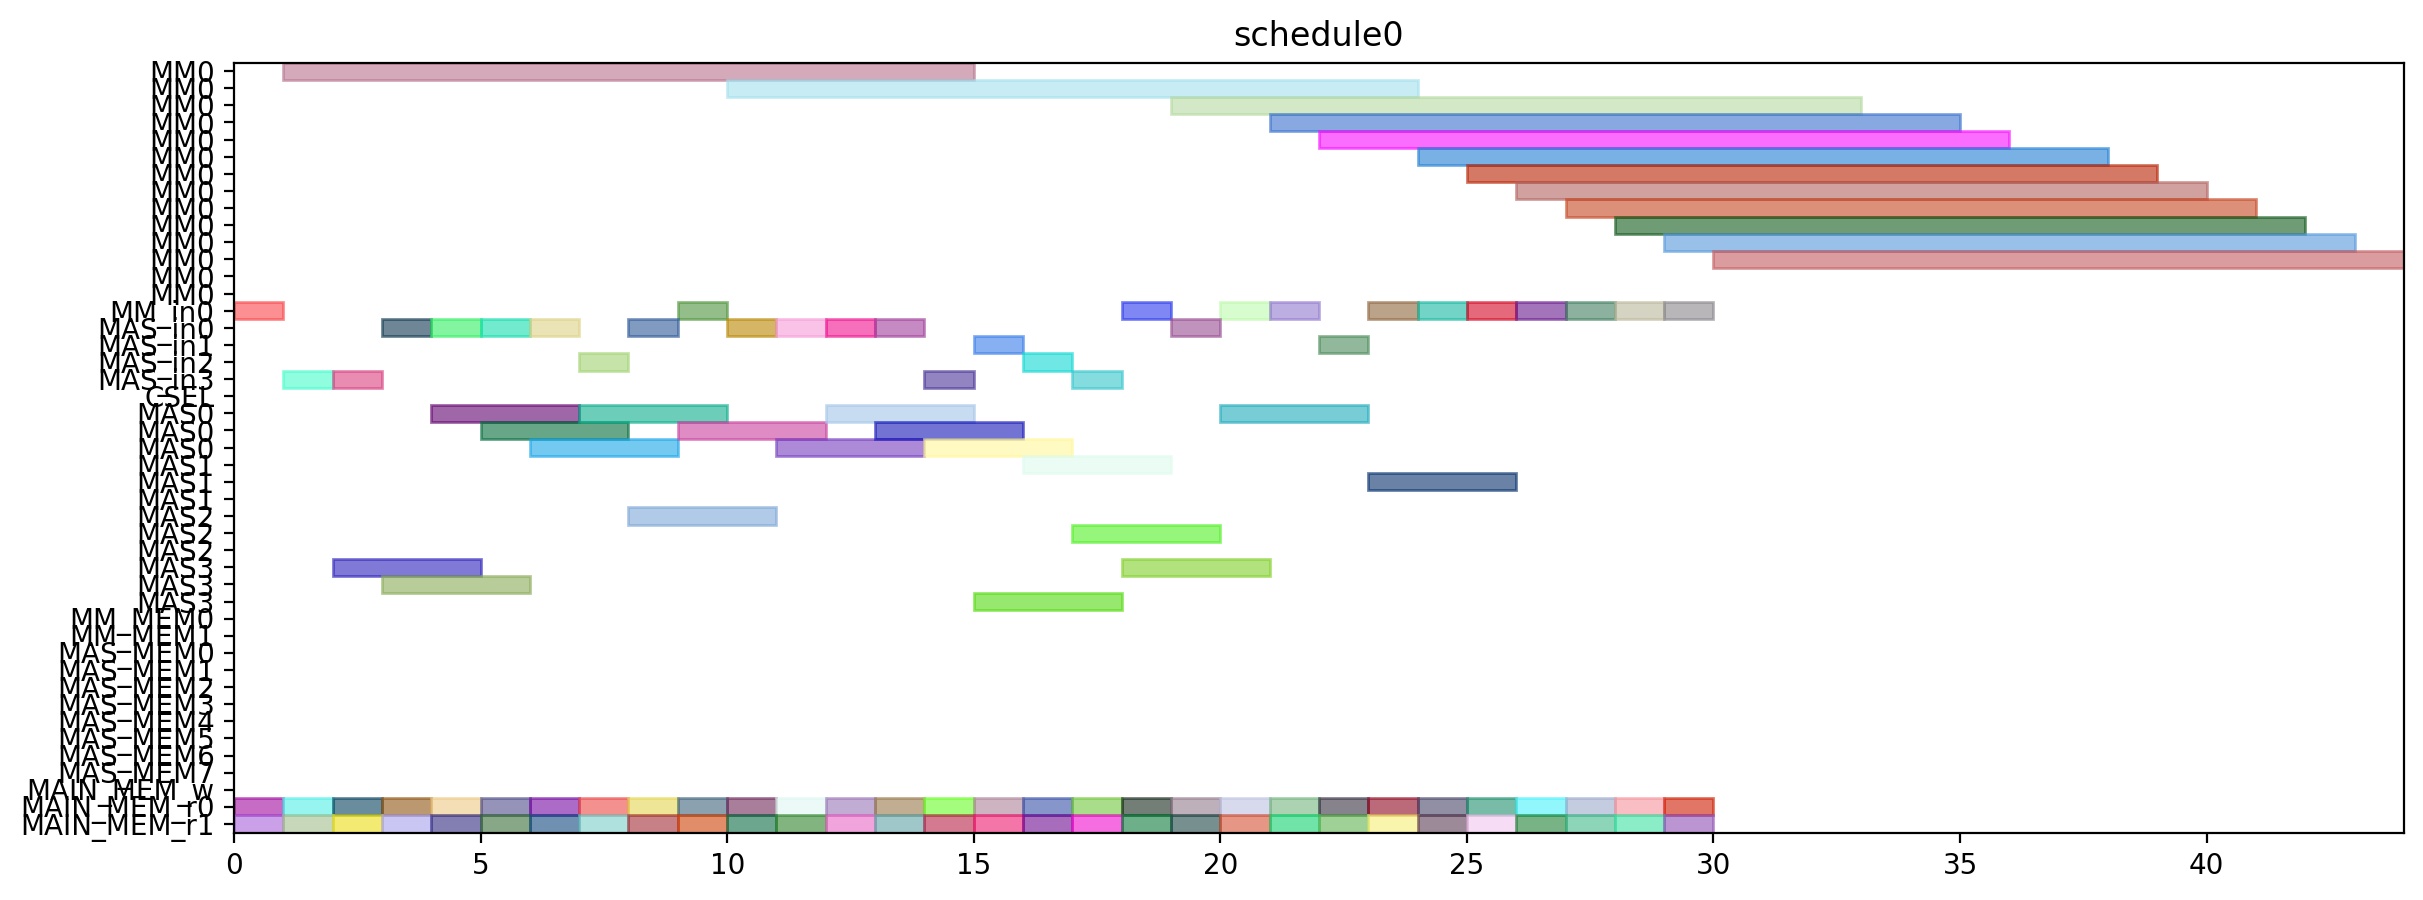

Recreate this plot in Python.
from pyschedule import Scenario, solvers, plotters, alt


def solve():
	horizon = 120
	S = Scenario("schedule0", horizon=horizon)

	# resource
	MM = S.Resources('MM', num=1, size=14)
	MM_in = S.Resources('MM_in', num=1)
	MAS_in = S.Resources('MAS_in', num=4)
	CSEL = S.Resource('CSEL')
	MAS = S.Resources('MAS', num=4, size=3, periods=range(1, horizon))
	MM_MEM = S.Resources('MM_MEM', num=2)
	MAS_MEM = S.Resources('MAS_MEM', num=8)
	MAIN_MEM_w = S.Resource('MAIN_MEM_w', size=1)
	MAIN_MEM_r = S.Resources('MAIN_MEM_r', num=2)

	# result of previous scheduling

	# new tasks
	T1_t0 = S.Task('T1_t0', length=3, delay_cost=1)
	T1_t0 += alt(MAS)
	T1_t0_in = S.Task('T1_t0_in', length=1, delay_cost=1)
	T1_t0_in += alt(MAS_in)
	S += T1_t0_in*MAS_in[0]<=T1_t0*MAS[0]

	S += T1_t0_in*MAS_in[1]<=T1_t0*MAS[1]

	S += T1_t0_in*MAS_in[2]<=T1_t0*MAS[2]

	S += T1_t0_in*MAS_in[3]<=T1_t0*MAS[3]

	T1_t0_mem0 = S.Task('T1_t0_mem0', length=1, delay_cost=1)
	T1_t0_mem0 += MAIN_MEM_r[0]
	S += T1_t0_mem0 <= T1_t0

	T1_t0_mem1 = S.Task('T1_t0_mem1', length=1, delay_cost=1)
	T1_t0_mem1 += MAIN_MEM_r[1]
	S += T1_t0_mem1 <= T1_t0

	T1_t1 = S.Task('T1_t1', length=3, delay_cost=1)
	T1_t1 += alt(MAS)
	T1_t1_in = S.Task('T1_t1_in', length=1, delay_cost=1)
	T1_t1_in += alt(MAS_in)
	S += T1_t1_in*MAS_in[0]<=T1_t1*MAS[0]

	S += T1_t1_in*MAS_in[1]<=T1_t1*MAS[1]

	S += T1_t1_in*MAS_in[2]<=T1_t1*MAS[2]

	S += T1_t1_in*MAS_in[3]<=T1_t1*MAS[3]

	T1_t1_mem0 = S.Task('T1_t1_mem0', length=1, delay_cost=1)
	T1_t1_mem0 += MAIN_MEM_r[0]
	S += T1_t1_mem0 <= T1_t1

	T1_t1_mem1 = S.Task('T1_t1_mem1', length=1, delay_cost=1)
	T1_t1_mem1 += MAIN_MEM_r[1]
	S += T1_t1_mem1 <= T1_t1

	T1_t3 = S.Task('T1_t3', length=14, delay_cost=1)
	T1_t3 += alt(MM)
	T1_t3_in = S.Task('T1_t3_in', length=1, delay_cost=1)
	T1_t3_in += alt(MM_in)
	S += T1_t3_in*MM_in[0]<=T1_t3*MM[0]
	T1_t3_mem0 = S.Task('T1_t3_mem0', length=1, delay_cost=1)
	T1_t3_mem0 += MAIN_MEM_r[0]
	S += T1_t3_mem0 <= T1_t3

	T1_t3_mem1 = S.Task('T1_t3_mem1', length=1, delay_cost=1)
	T1_t3_mem1 += MAIN_MEM_r[1]
	S += T1_t3_mem1 <= T1_t3

	T2_t0 = S.Task('T2_t0', length=14, delay_cost=1)
	T2_t0 += alt(MM)
	T2_t0_in = S.Task('T2_t0_in', length=1, delay_cost=1)
	T2_t0_in += alt(MM_in)
	S += T2_t0_in*MM_in[0]<=T2_t0*MM[0]
	T2_t0_mem0 = S.Task('T2_t0_mem0', length=1, delay_cost=1)
	T2_t0_mem0 += MAIN_MEM_r[0]
	S += T2_t0_mem0 <= T2_t0

	T2_t0_mem1 = S.Task('T2_t0_mem1', length=1, delay_cost=1)
	T2_t0_mem1 += MAIN_MEM_r[1]
	S += T2_t0_mem1 <= T2_t0

	T2_t1 = S.Task('T2_t1', length=14, delay_cost=1)
	T2_t1 += alt(MM)
	T2_t1_in = S.Task('T2_t1_in', length=1, delay_cost=1)
	T2_t1_in += alt(MM_in)
	S += T2_t1_in*MM_in[0]<=T2_t1*MM[0]
	T2_t1_mem0 = S.Task('T2_t1_mem0', length=1, delay_cost=1)
	T2_t1_mem0 += MAIN_MEM_r[0]
	S += T2_t1_mem0 <= T2_t1

	T2_t1_mem1 = S.Task('T2_t1_mem1', length=1, delay_cost=1)
	T2_t1_mem1 += MAIN_MEM_r[1]
	S += T2_t1_mem1 <= T2_t1

	T2_t2 = S.Task('T2_t2', length=3, delay_cost=1)
	T2_t2 += alt(MAS)
	T2_t2_in = S.Task('T2_t2_in', length=1, delay_cost=1)
	T2_t2_in += alt(MAS_in)
	S += T2_t2_in*MAS_in[0]<=T2_t2*MAS[0]

	S += T2_t2_in*MAS_in[1]<=T2_t2*MAS[1]

	S += T2_t2_in*MAS_in[2]<=T2_t2*MAS[2]

	S += T2_t2_in*MAS_in[3]<=T2_t2*MAS[3]

	T2_t2_mem0 = S.Task('T2_t2_mem0', length=1, delay_cost=1)
	T2_t2_mem0 += MAIN_MEM_r[0]
	S += T2_t2_mem0 <= T2_t2

	T2_t2_mem1 = S.Task('T2_t2_mem1', length=1, delay_cost=1)
	T2_t2_mem1 += MAIN_MEM_r[1]
	S += T2_t2_mem1 <= T2_t2

	T2_t3 = S.Task('T2_t3', length=3, delay_cost=1)
	T2_t3 += alt(MAS)
	T2_t3_in = S.Task('T2_t3_in', length=1, delay_cost=1)
	T2_t3_in += alt(MAS_in)
	S += T2_t3_in*MAS_in[0]<=T2_t3*MAS[0]

	S += T2_t3_in*MAS_in[1]<=T2_t3*MAS[1]

	S += T2_t3_in*MAS_in[2]<=T2_t3*MAS[2]

	S += T2_t3_in*MAS_in[3]<=T2_t3*MAS[3]

	T2_t3_mem0 = S.Task('T2_t3_mem0', length=1, delay_cost=1)
	T2_t3_mem0 += MAIN_MEM_r[0]
	S += T2_t3_mem0 <= T2_t3

	T2_t3_mem1 = S.Task('T2_t3_mem1', length=1, delay_cost=1)
	T2_t3_mem1 += MAIN_MEM_r[1]
	S += T2_t3_mem1 <= T2_t3

	T3_t0 = S.Task('T3_t0', length=14, delay_cost=1)
	T3_t0 += alt(MM)
	T3_t0_in = S.Task('T3_t0_in', length=1, delay_cost=1)
	T3_t0_in += alt(MM_in)
	S += T3_t0_in*MM_in[0]<=T3_t0*MM[0]
	T3_t0_mem0 = S.Task('T3_t0_mem0', length=1, delay_cost=1)
	T3_t0_mem0 += MAIN_MEM_r[0]
	S += T3_t0_mem0 <= T3_t0

	T3_t0_mem1 = S.Task('T3_t0_mem1', length=1, delay_cost=1)
	T3_t0_mem1 += MAIN_MEM_r[1]
	S += T3_t0_mem1 <= T3_t0

	T3_t1 = S.Task('T3_t1', length=14, delay_cost=1)
	T3_t1 += alt(MM)
	T3_t1_in = S.Task('T3_t1_in', length=1, delay_cost=1)
	T3_t1_in += alt(MM_in)
	S += T3_t1_in*MM_in[0]<=T3_t1*MM[0]
	T3_t1_mem0 = S.Task('T3_t1_mem0', length=1, delay_cost=1)
	T3_t1_mem0 += MAIN_MEM_r[0]
	S += T3_t1_mem0 <= T3_t1

	T3_t1_mem1 = S.Task('T3_t1_mem1', length=1, delay_cost=1)
	T3_t1_mem1 += MAIN_MEM_r[1]
	S += T3_t1_mem1 <= T3_t1

	T3_t2 = S.Task('T3_t2', length=3, delay_cost=1)
	T3_t2 += alt(MAS)
	T3_t2_in = S.Task('T3_t2_in', length=1, delay_cost=1)
	T3_t2_in += alt(MAS_in)
	S += T3_t2_in*MAS_in[0]<=T3_t2*MAS[0]

	S += T3_t2_in*MAS_in[1]<=T3_t2*MAS[1]

	S += T3_t2_in*MAS_in[2]<=T3_t2*MAS[2]

	S += T3_t2_in*MAS_in[3]<=T3_t2*MAS[3]

	T3_t2_mem0 = S.Task('T3_t2_mem0', length=1, delay_cost=1)
	T3_t2_mem0 += MAIN_MEM_r[0]
	S += T3_t2_mem0 <= T3_t2

	T3_t2_mem1 = S.Task('T3_t2_mem1', length=1, delay_cost=1)
	T3_t2_mem1 += MAIN_MEM_r[1]
	S += T3_t2_mem1 <= T3_t2

	T3_t3 = S.Task('T3_t3', length=3, delay_cost=1)
	T3_t3 += alt(MAS)
	T3_t3_in = S.Task('T3_t3_in', length=1, delay_cost=1)
	T3_t3_in += alt(MAS_in)
	S += T3_t3_in*MAS_in[0]<=T3_t3*MAS[0]

	S += T3_t3_in*MAS_in[1]<=T3_t3*MAS[1]

	S += T3_t3_in*MAS_in[2]<=T3_t3*MAS[2]

	S += T3_t3_in*MAS_in[3]<=T3_t3*MAS[3]

	T3_t3_mem0 = S.Task('T3_t3_mem0', length=1, delay_cost=1)
	T3_t3_mem0 += MAIN_MEM_r[0]
	S += T3_t3_mem0 <= T3_t3

	T3_t3_mem1 = S.Task('T3_t3_mem1', length=1, delay_cost=1)
	T3_t3_mem1 += MAIN_MEM_r[1]
	S += T3_t3_mem1 <= T3_t3

	T4_t0 = S.Task('T4_t0', length=14, delay_cost=1)
	T4_t0 += alt(MM)
	T4_t0_in = S.Task('T4_t0_in', length=1, delay_cost=1)
	T4_t0_in += alt(MM_in)
	S += T4_t0_in*MM_in[0]<=T4_t0*MM[0]
	T4_t0_mem0 = S.Task('T4_t0_mem0', length=1, delay_cost=1)
	T4_t0_mem0 += MAIN_MEM_r[0]
	S += T4_t0_mem0 <= T4_t0

	T4_t0_mem1 = S.Task('T4_t0_mem1', length=1, delay_cost=1)
	T4_t0_mem1 += MAIN_MEM_r[1]
	S += T4_t0_mem1 <= T4_t0

	T4_t1 = S.Task('T4_t1', length=14, delay_cost=1)
	T4_t1 += alt(MM)
	T4_t1_in = S.Task('T4_t1_in', length=1, delay_cost=1)
	T4_t1_in += alt(MM_in)
	S += T4_t1_in*MM_in[0]<=T4_t1*MM[0]
	T4_t1_mem0 = S.Task('T4_t1_mem0', length=1, delay_cost=1)
	T4_t1_mem0 += MAIN_MEM_r[0]
	S += T4_t1_mem0 <= T4_t1

	T4_t1_mem1 = S.Task('T4_t1_mem1', length=1, delay_cost=1)
	T4_t1_mem1 += MAIN_MEM_r[1]
	S += T4_t1_mem1 <= T4_t1

	T4_t2 = S.Task('T4_t2', length=3, delay_cost=1)
	T4_t2 += alt(MAS)
	T4_t2_in = S.Task('T4_t2_in', length=1, delay_cost=1)
	T4_t2_in += alt(MAS_in)
	S += T4_t2_in*MAS_in[0]<=T4_t2*MAS[0]

	S += T4_t2_in*MAS_in[1]<=T4_t2*MAS[1]

	S += T4_t2_in*MAS_in[2]<=T4_t2*MAS[2]

	S += T4_t2_in*MAS_in[3]<=T4_t2*MAS[3]

	T4_t2_mem0 = S.Task('T4_t2_mem0', length=1, delay_cost=1)
	T4_t2_mem0 += MAIN_MEM_r[0]
	S += T4_t2_mem0 <= T4_t2

	T4_t2_mem1 = S.Task('T4_t2_mem1', length=1, delay_cost=1)
	T4_t2_mem1 += MAIN_MEM_r[1]
	S += T4_t2_mem1 <= T4_t2

	T4_t3 = S.Task('T4_t3', length=3, delay_cost=1)
	T4_t3 += alt(MAS)
	T4_t3_in = S.Task('T4_t3_in', length=1, delay_cost=1)
	T4_t3_in += alt(MAS_in)
	S += T4_t3_in*MAS_in[0]<=T4_t3*MAS[0]

	S += T4_t3_in*MAS_in[1]<=T4_t3*MAS[1]

	S += T4_t3_in*MAS_in[2]<=T4_t3*MAS[2]

	S += T4_t3_in*MAS_in[3]<=T4_t3*MAS[3]

	T4_t3_mem0 = S.Task('T4_t3_mem0', length=1, delay_cost=1)
	T4_t3_mem0 += MAIN_MEM_r[0]
	S += T4_t3_mem0 <= T4_t3

	T4_t3_mem1 = S.Task('T4_t3_mem1', length=1, delay_cost=1)
	T4_t3_mem1 += MAIN_MEM_r[1]
	S += T4_t3_mem1 <= T4_t3

	T5_t0 = S.Task('T5_t0', length=3, delay_cost=1)
	T5_t0 += alt(MAS)
	T5_t0_in = S.Task('T5_t0_in', length=1, delay_cost=1)
	T5_t0_in += alt(MAS_in)
	S += T5_t0_in*MAS_in[0]<=T5_t0*MAS[0]

	S += T5_t0_in*MAS_in[1]<=T5_t0*MAS[1]

	S += T5_t0_in*MAS_in[2]<=T5_t0*MAS[2]

	S += T5_t0_in*MAS_in[3]<=T5_t0*MAS[3]

	T5_t0_mem0 = S.Task('T5_t0_mem0', length=1, delay_cost=1)
	T5_t0_mem0 += MAIN_MEM_r[0]
	S += T5_t0_mem0 <= T5_t0

	T5_t0_mem1 = S.Task('T5_t0_mem1', length=1, delay_cost=1)
	T5_t0_mem1 += MAIN_MEM_r[1]
	S += T5_t0_mem1 <= T5_t0

	T5_t1 = S.Task('T5_t1', length=3, delay_cost=1)
	T5_t1 += alt(MAS)
	T5_t1_in = S.Task('T5_t1_in', length=1, delay_cost=1)
	T5_t1_in += alt(MAS_in)
	S += T5_t1_in*MAS_in[0]<=T5_t1*MAS[0]

	S += T5_t1_in*MAS_in[1]<=T5_t1*MAS[1]

	S += T5_t1_in*MAS_in[2]<=T5_t1*MAS[2]

	S += T5_t1_in*MAS_in[3]<=T5_t1*MAS[3]

	T5_t1_mem0 = S.Task('T5_t1_mem0', length=1, delay_cost=1)
	T5_t1_mem0 += MAIN_MEM_r[0]
	S += T5_t1_mem0 <= T5_t1

	T5_t1_mem1 = S.Task('T5_t1_mem1', length=1, delay_cost=1)
	T5_t1_mem1 += MAIN_MEM_r[1]
	S += T5_t1_mem1 <= T5_t1

	T5_t3 = S.Task('T5_t3', length=14, delay_cost=1)
	T5_t3 += alt(MM)
	T5_t3_in = S.Task('T5_t3_in', length=1, delay_cost=1)
	T5_t3_in += alt(MM_in)
	S += T5_t3_in*MM_in[0]<=T5_t3*MM[0]
	T5_t3_mem0 = S.Task('T5_t3_mem0', length=1, delay_cost=1)
	T5_t3_mem0 += MAIN_MEM_r[0]
	S += T5_t3_mem0 <= T5_t3

	T5_t3_mem1 = S.Task('T5_t3_mem1', length=1, delay_cost=1)
	T5_t3_mem1 += MAIN_MEM_r[1]
	S += T5_t3_mem1 <= T5_t3

	T6_t0 = S.Task('T6_t0', length=14, delay_cost=1)
	T6_t0 += alt(MM)
	T6_t0_in = S.Task('T6_t0_in', length=1, delay_cost=1)
	T6_t0_in += alt(MM_in)
	S += T6_t0_in*MM_in[0]<=T6_t0*MM[0]
	T6_t0_mem0 = S.Task('T6_t0_mem0', length=1, delay_cost=1)
	T6_t0_mem0 += MAIN_MEM_r[0]
	S += T6_t0_mem0 <= T6_t0

	T6_t0_mem1 = S.Task('T6_t0_mem1', length=1, delay_cost=1)
	T6_t0_mem1 += MAIN_MEM_r[1]
	S += T6_t0_mem1 <= T6_t0

	T6_t1 = S.Task('T6_t1', length=14, delay_cost=1)
	T6_t1 += alt(MM)
	T6_t1_in = S.Task('T6_t1_in', length=1, delay_cost=1)
	T6_t1_in += alt(MM_in)
	S += T6_t1_in*MM_in[0]<=T6_t1*MM[0]
	T6_t1_mem0 = S.Task('T6_t1_mem0', length=1, delay_cost=1)
	T6_t1_mem0 += MAIN_MEM_r[0]
	S += T6_t1_mem0 <= T6_t1

	T6_t1_mem1 = S.Task('T6_t1_mem1', length=1, delay_cost=1)
	T6_t1_mem1 += MAIN_MEM_r[1]
	S += T6_t1_mem1 <= T6_t1

	T6_t2 = S.Task('T6_t2', length=3, delay_cost=1)
	T6_t2 += alt(MAS)
	T6_t2_in = S.Task('T6_t2_in', length=1, delay_cost=1)
	T6_t2_in += alt(MAS_in)
	S += T6_t2_in*MAS_in[0]<=T6_t2*MAS[0]

	S += T6_t2_in*MAS_in[1]<=T6_t2*MAS[1]

	S += T6_t2_in*MAS_in[2]<=T6_t2*MAS[2]

	S += T6_t2_in*MAS_in[3]<=T6_t2*MAS[3]

	T6_t2_mem0 = S.Task('T6_t2_mem0', length=1, delay_cost=1)
	T6_t2_mem0 += MAIN_MEM_r[0]
	S += T6_t2_mem0 <= T6_t2

	T6_t2_mem1 = S.Task('T6_t2_mem1', length=1, delay_cost=1)
	T6_t2_mem1 += MAIN_MEM_r[1]
	S += T6_t2_mem1 <= T6_t2

	T6_t3 = S.Task('T6_t3', length=3, delay_cost=1)
	T6_t3 += alt(MAS)
	T6_t3_in = S.Task('T6_t3_in', length=1, delay_cost=1)
	T6_t3_in += alt(MAS_in)
	S += T6_t3_in*MAS_in[0]<=T6_t3*MAS[0]

	S += T6_t3_in*MAS_in[1]<=T6_t3*MAS[1]

	S += T6_t3_in*MAS_in[2]<=T6_t3*MAS[2]

	S += T6_t3_in*MAS_in[3]<=T6_t3*MAS[3]

	T6_t3_mem0 = S.Task('T6_t3_mem0', length=1, delay_cost=1)
	T6_t3_mem0 += MAIN_MEM_r[0]
	S += T6_t3_mem0 <= T6_t3

	T6_t3_mem1 = S.Task('T6_t3_mem1', length=1, delay_cost=1)
	T6_t3_mem1 += MAIN_MEM_r[1]
	S += T6_t3_mem1 <= T6_t3

	T7_t0 = S.Task('T7_t0', length=14, delay_cost=1)
	T7_t0 += alt(MM)
	T7_t0_in = S.Task('T7_t0_in', length=1, delay_cost=1)
	T7_t0_in += alt(MM_in)
	S += T7_t0_in*MM_in[0]<=T7_t0*MM[0]
	T7_t0_mem0 = S.Task('T7_t0_mem0', length=1, delay_cost=1)
	T7_t0_mem0 += MAIN_MEM_r[0]
	S += T7_t0_mem0 <= T7_t0

	T7_t0_mem1 = S.Task('T7_t0_mem1', length=1, delay_cost=1)
	T7_t0_mem1 += MAIN_MEM_r[1]
	S += T7_t0_mem1 <= T7_t0

	T7_t1 = S.Task('T7_t1', length=14, delay_cost=1)
	T7_t1 += alt(MM)
	T7_t1_in = S.Task('T7_t1_in', length=1, delay_cost=1)
	T7_t1_in += alt(MM_in)
	S += T7_t1_in*MM_in[0]<=T7_t1*MM[0]
	T7_t1_mem0 = S.Task('T7_t1_mem0', length=1, delay_cost=1)
	T7_t1_mem0 += MAIN_MEM_r[0]
	S += T7_t1_mem0 <= T7_t1

	T7_t1_mem1 = S.Task('T7_t1_mem1', length=1, delay_cost=1)
	T7_t1_mem1 += MAIN_MEM_r[1]
	S += T7_t1_mem1 <= T7_t1

	T7_t2 = S.Task('T7_t2', length=3, delay_cost=1)
	T7_t2 += alt(MAS)
	T7_t2_in = S.Task('T7_t2_in', length=1, delay_cost=1)
	T7_t2_in += alt(MAS_in)
	S += T7_t2_in*MAS_in[0]<=T7_t2*MAS[0]

	S += T7_t2_in*MAS_in[1]<=T7_t2*MAS[1]

	S += T7_t2_in*MAS_in[2]<=T7_t2*MAS[2]

	S += T7_t2_in*MAS_in[3]<=T7_t2*MAS[3]

	T7_t2_mem0 = S.Task('T7_t2_mem0', length=1, delay_cost=1)
	T7_t2_mem0 += MAIN_MEM_r[0]
	S += T7_t2_mem0 <= T7_t2

	T7_t2_mem1 = S.Task('T7_t2_mem1', length=1, delay_cost=1)
	T7_t2_mem1 += MAIN_MEM_r[1]
	S += T7_t2_mem1 <= T7_t2

	T7_t3 = S.Task('T7_t3', length=3, delay_cost=1)
	T7_t3 += alt(MAS)
	T7_t3_in = S.Task('T7_t3_in', length=1, delay_cost=1)
	T7_t3_in += alt(MAS_in)
	S += T7_t3_in*MAS_in[0]<=T7_t3*MAS[0]

	S += T7_t3_in*MAS_in[1]<=T7_t3*MAS[1]

	S += T7_t3_in*MAS_in[2]<=T7_t3*MAS[2]

	S += T7_t3_in*MAS_in[3]<=T7_t3*MAS[3]

	T7_t3_mem0 = S.Task('T7_t3_mem0', length=1, delay_cost=1)
	T7_t3_mem0 += MAIN_MEM_r[0]
	S += T7_t3_mem0 <= T7_t3

	T7_t3_mem1 = S.Task('T7_t3_mem1', length=1, delay_cost=1)
	T7_t3_mem1 += MAIN_MEM_r[1]
	S += T7_t3_mem1 <= T7_t3

	T8_t2 = S.Task('T8_t2', length=3, delay_cost=1)
	T8_t2 += alt(MAS)
	T8_t2_in = S.Task('T8_t2_in', length=1, delay_cost=1)
	T8_t2_in += alt(MAS_in)
	S += T8_t2_in*MAS_in[0]<=T8_t2*MAS[0]

	S += T8_t2_in*MAS_in[1]<=T8_t2*MAS[1]

	S += T8_t2_in*MAS_in[2]<=T8_t2*MAS[2]

	S += T8_t2_in*MAS_in[3]<=T8_t2*MAS[3]

	T8_t2_mem0 = S.Task('T8_t2_mem0', length=1, delay_cost=1)
	T8_t2_mem0 += MAIN_MEM_r[0]
	S += T8_t2_mem0 <= T8_t2

	T8_t2_mem1 = S.Task('T8_t2_mem1', length=1, delay_cost=1)
	T8_t2_mem1 += MAIN_MEM_r[1]
	S += T8_t2_mem1 <= T8_t2

	T9_t2 = S.Task('T9_t2', length=3, delay_cost=1)
	T9_t2 += alt(MAS)
	T9_t2_in = S.Task('T9_t2_in', length=1, delay_cost=1)
	T9_t2_in += alt(MAS_in)
	S += T9_t2_in*MAS_in[0]<=T9_t2*MAS[0]

	S += T9_t2_in*MAS_in[1]<=T9_t2*MAS[1]

	S += T9_t2_in*MAS_in[2]<=T9_t2*MAS[2]

	S += T9_t2_in*MAS_in[3]<=T9_t2*MAS[3]

	T9_t2_mem0 = S.Task('T9_t2_mem0', length=1, delay_cost=1)
	T9_t2_mem0 += MAIN_MEM_r[0]
	S += T9_t2_mem0 <= T9_t2

	T9_t2_mem1 = S.Task('T9_t2_mem1', length=1, delay_cost=1)
	T9_t2_mem1 += MAIN_MEM_r[1]
	S += T9_t2_mem1 <= T9_t2

	T10_t2 = S.Task('T10_t2', length=3, delay_cost=1)
	T10_t2 += alt(MAS)
	T10_t2_in = S.Task('T10_t2_in', length=1, delay_cost=1)
	T10_t2_in += alt(MAS_in)
	S += T10_t2_in*MAS_in[0]<=T10_t2*MAS[0]

	S += T10_t2_in*MAS_in[1]<=T10_t2*MAS[1]

	S += T10_t2_in*MAS_in[2]<=T10_t2*MAS[2]

	S += T10_t2_in*MAS_in[3]<=T10_t2*MAS[3]

	T10_t2_mem0 = S.Task('T10_t2_mem0', length=1, delay_cost=1)
	T10_t2_mem0 += MAIN_MEM_r[0]
	S += T10_t2_mem0 <= T10_t2

	T10_t2_mem1 = S.Task('T10_t2_mem1', length=1, delay_cost=1)
	T10_t2_mem1 += MAIN_MEM_r[1]
	S += T10_t2_mem1 <= T10_t2

	T11_t2 = S.Task('T11_t2', length=3, delay_cost=1)
	T11_t2 += alt(MAS)
	T11_t2_in = S.Task('T11_t2_in', length=1, delay_cost=1)
	T11_t2_in += alt(MAS_in)
	S += T11_t2_in*MAS_in[0]<=T11_t2*MAS[0]

	S += T11_t2_in*MAS_in[1]<=T11_t2*MAS[1]

	S += T11_t2_in*MAS_in[2]<=T11_t2*MAS[2]

	S += T11_t2_in*MAS_in[3]<=T11_t2*MAS[3]

	T11_t2_mem0 = S.Task('T11_t2_mem0', length=1, delay_cost=1)
	T11_t2_mem0 += MAIN_MEM_r[0]
	S += T11_t2_mem0 <= T11_t2

	T11_t2_mem1 = S.Task('T11_t2_mem1', length=1, delay_cost=1)
	T11_t2_mem1 += MAIN_MEM_r[1]
	S += T11_t2_mem1 <= T11_t2

	solvers.mip.solve(S,msg=1,kind='CPLEX',ratio_gap=1.01)

	solution = [['hoge']*len(S.solution()[1]) for i in range(len(S.solution()))]
	for i in range(len(S.solution())):
		for j in range(len(S.solution()[i])):
			solution[i][j]=str(S.solution()[i][j])
	print(solution)

	cycles = int(solution[-1][3])

	pic_file_name = "/mnt/rose/usr1/fukuda/ABE/multiRAM_multiMAS_16mux/scheduling_result/stage14MM1_stage3MAS4/EP2_LADDERMUL/schedule0.png"
	if(S.solution() != []):
		plotters.matplotlib.plot(S,img_filename=pic_file_name, show_task_labels=False, fig_size=(cycles*0.25+3, 5))

	return solution
